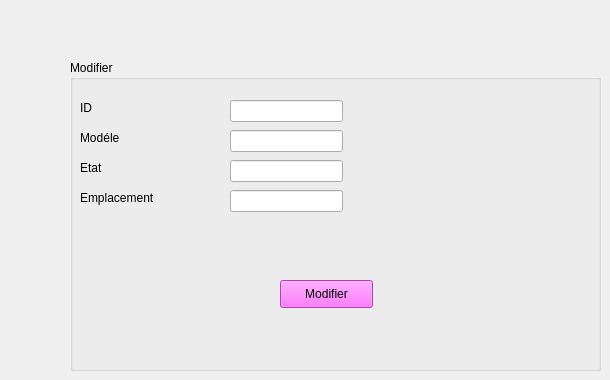
      <widget class="QWidget" name="modifier_11">
       <attribute name="title">
        <string>Modifer</string>
       </attribute>
       <widget class="QGroupBox" name="cadreajout_16">
        <property name="geometry">
         <rect>
          <x>70</x>
          <y>60</y>
          <width>531</width>
          <height>311</height>
         </rect>
        </property>
        <property name="title">
         <string>Modifier</string>
        </property>
        <widget class="QLabel" name="ID_25">
         <property name="geometry">
          <rect>
           <x>10</x>
           <y>40</y>
           <width>56</width>
           <height>16</height>
          </rect>
         </property>
         <property name="maximumSize">
          <size>
           <width>56</width>
           <height>16</height>
          </size>
         </property>
         <property name="text">
          <string>ID</string>
         </property>
        </widget>
        <widget class="QLabel" name="Type_13">
         <property name="geometry">
          <rect>
           <x>10</x>
           <y>70</y>
           <width>56</width>
           <height>16</height>
          </rect>
         </property>
         <property name="maximumSize">
          <size>
           <width>56</width>
           <height>16</height>
          </size>
         </property>
         <property name="text">
          <string>Modéle</string>
         </property>
        </widget>
        <widget class="QLabel" name="Nom_13">
         <property name="geometry">
          <rect>
           <x>10</x>
           <y>100</y>
           <width>56</width>
           <height>16</height>
          </rect>
         </property>
         <property name="maximumSize">
          <size>
           <width>56</width>
           <height>16</height>
          </size>
         </property>
         <property name="text">
          <string>Etat</string>
         </property>
        </widget>
        <widget class="QLineEdit" name="id_camera_mod">
         <property name="geometry">
          <rect>
           <x>160</x>
           <y>40</y>
           <width>113</width>
           <height>22</height>
          </rect>
         </property>
         <property name="maximumSize">
          <size>
           <width>113</width>
           <height>22</height>
          </size>
         </property>
        </widget>
        <widget class="QLineEdit" name="modele_camera_mod">
         <property name="geometry">
          <rect>
           <x>160</x>
           <y>70</y>
           <width>113</width>
           <height>22</height>
          </rect>
         </property>
         <property name="maximumSize">
          <size>
           <width>113</width>
           <height>22</height>
          </size>
         </property>
        </widget>
        <widget class="QLineEdit" name="etat_camera_mod">
         <property name="geometry">
          <rect>
           <x>160</x>
           <y>100</y>
           <width>113</width>
           <height>22</height>
          </rect>
         </property>
         <property name="maximumSize">
          <size>
           <width>113</width>
           <height>22</height>
          </size>
         </property>
        </widget>
        <widget class="QPushButton" name="pb_modifier_camera">
         <property name="geometry">
          <rect>
           <x>210</x>
           <y>220</y>
           <width>93</width>
           <height>28</height>
          </rect>
         </property>
         <property name="maximumSize">
          <size>
           <width>93</width>
           <height>28</height>
          </size>
         </property>
         <property name="styleSheet">
          <string notr="true">background-color: rgb(255, 85, 255);
border-color: rgb(170, 0, 255);</string>
         </property>
         <property name="text">
          <string>Modifier</string>
         </property>
        </widget>
        <widget class="QLineEdit" name="emplacement_camera_mod">
         <property name="geometry">
          <rect>
           <x>160</x>
           <y>130</y>
           <width>113</width>
           <height>22</height>
          </rect>
         </property>
         <property name="maximumSize">
          <size>
           <width>113</width>
           <height>22</height>
          </size>
         </property>
        </widget>
        <widget class="QLabel" name="adresse_13">
         <property name="geometry">
          <rect>
           <x>10</x>
           <y>130</y>
           <width>91</width>
           <height>16</height>
          </rect>
         </property>
         <property name="maximumSize">
          <size>
           <width>100</width>
           <height>16</height>
          </size>
         </property>
         <property name="text">
          <string>Emplacement</string>
         </property>
        </widget>
       </widget>
      </widget>
